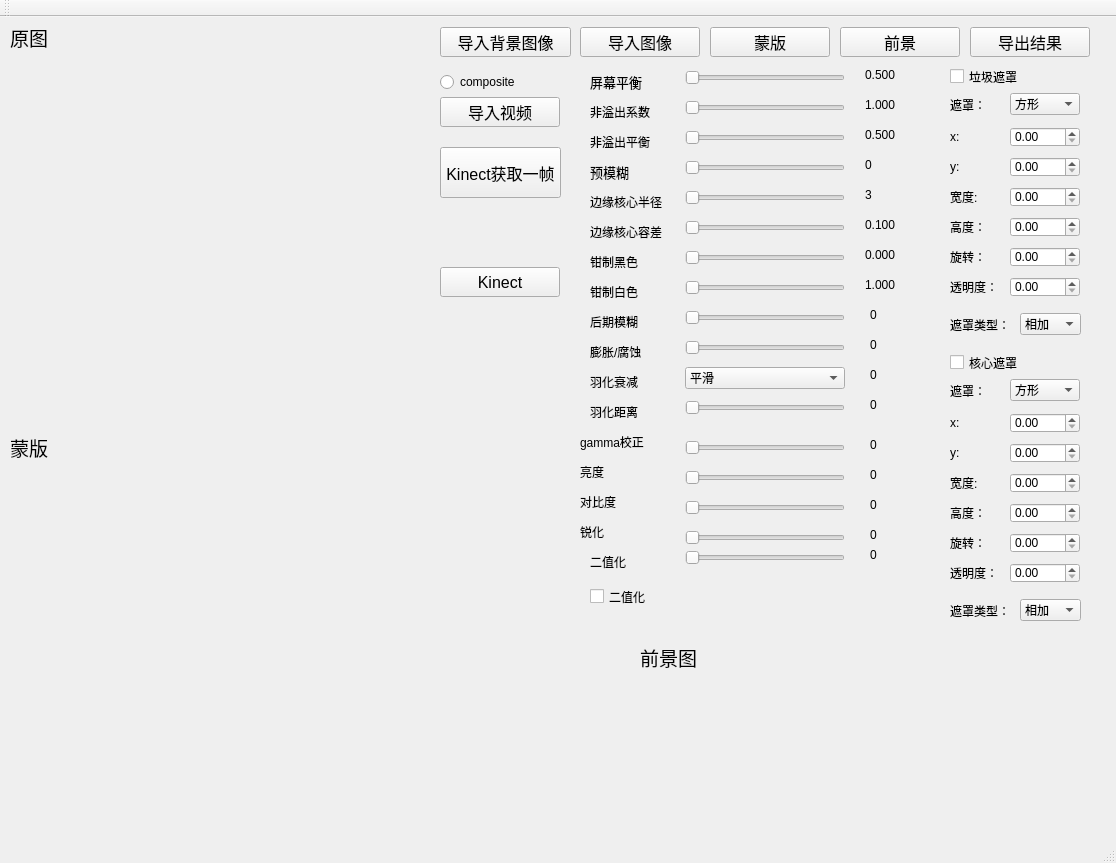
 <widget class="QMainWindow" name="hlsl1Class">
  <property name="geometry">
   <rect>
    <x>0</x>
    <y>0</y>
    <width>1116</width>
    <height>863</height>
   </rect>
  </property>
  <property name="windowTitle">
   <string>hlsl1</string>
  </property>
  <widget class="QWidget" name="centralWidget">
   <widget class="QLabel" name="ResultDisplayLabel">
    <property name="geometry">
     <rect>
      <x>10</x>
      <y>500</y>
      <width>411</width>
      <height>291</height>
     </rect>
    </property>
    <property name="text">
     <string/>
    </property>
   </widget>
   <widget class="QLabel" name="label_3">
    <property name="geometry">
     <rect>
      <x>640</x>
      <y>630</y>
      <width>71</width>
      <height>21</height>
     </rect>
    </property>
    <property name="font">
     <font>
      <family>Arial</family>
      <pointsize>14</pointsize>
     </font>
    </property>
    <property name="text">
     <string>前景图</string>
    </property>
   </widget>
   <widget class="QPushButton" name="ImportButton">
    <property name="geometry">
     <rect>
      <x>970</x>
      <y>10</y>
      <width>120</width>
      <height>30</height>
     </rect>
    </property>
    <property name="font">
     <font>
      <family>Arial</family>
      <pointsize>12</pointsize>
     </font>
    </property>
    <property name="text">
     <string>导出结果</string>
    </property>
   </widget>
   <widget class="QLabel" name="label_2">
    <property name="geometry">
     <rect>
      <x>10</x>
      <y>420</y>
      <width>71</width>
      <height>21</height>
     </rect>
    </property>
    <property name="font">
     <font>
      <family>Arial</family>
      <pointsize>14</pointsize>
     </font>
    </property>
    <property name="text">
     <string>蒙版</string>
    </property>
   </widget>
   <widget class="QPushButton" name="KeyingMatteButton">
    <property name="geometry">
     <rect>
      <x>710</x>
      <y>10</y>
      <width>120</width>
      <height>30</height>
     </rect>
    </property>
    <property name="font">
     <font>
      <family>Arial</family>
      <pointsize>12</pointsize>
     </font>
    </property>
    <property name="text">
     <string>蒙版</string>
    </property>
   </widget>
   <widget class="QSlider" name="ScreenBalanceSlider">
    <property name="geometry">
     <rect>
      <x>685</x>
      <y>50</y>
      <width>160</width>
      <height>22</height>
     </rect>
    </property>
    <property name="orientation">
     <enum>Qt::Horizontal</enum>
    </property>
   </widget>
   <widget class="QLabel" name="label">
    <property name="geometry">
     <rect>
      <x>10</x>
      <y>10</y>
      <width>71</width>
      <height>21</height>
     </rect>
    </property>
    <property name="font">
     <font>
      <family>Arial</family>
      <pointsize>14</pointsize>
     </font>
    </property>
    <property name="text">
     <string>原图</string>
    </property>
   </widget>
   <widget class="QLabel" name="ScreenBalanceLabel">
    <property name="geometry">
     <rect>
      <x>590</x>
      <y>50</y>
      <width>110</width>
      <height>30</height>
     </rect>
    </property>
    <property name="font">
     <font>
      <family>Arial</family>
      <pointsize>10</pointsize>
     </font>
    </property>
    <property name="text">
     <string>屏幕平衡</string>
    </property>
   </widget>
   <widget class="QLabel" name="ScreenBalanceValueLabel">
    <property name="geometry">
     <rect>
      <x>865</x>
      <y>50</y>
      <width>72</width>
      <height>15</height>
     </rect>
    </property>
    <property name="text">
     <string>0.500</string>
    </property>
   </widget>
   <widget class="QLabel" name="ImageDisplayLabel">
    <property name="geometry">
     <rect>
      <x>10</x>
      <y>50</y>
      <width>411</width>
      <height>291</height>
     </rect>
    </property>
    <property name="text">
     <string/>
    </property>
   </widget>
   <widget class="QPushButton" name="SelectImageButton">
    <property name="geometry">
     <rect>
      <x>580</x>
      <y>10</y>
      <width>120</width>
      <height>30</height>
     </rect>
    </property>
    <property name="font">
     <font>
      <family>Arial</family>
      <pointsize>12</pointsize>
     </font>
    </property>
    <property name="text">
     <string>导入图像</string>
    </property>
   </widget>
   <widget class="QPushButton" name="KeyingImageButton">
    <property name="geometry">
     <rect>
      <x>840</x>
      <y>10</y>
      <width>120</width>
      <height>30</height>
     </rect>
    </property>
    <property name="font">
     <font>
      <family>Arial</family>
      <pointsize>12</pointsize>
     </font>
    </property>
    <property name="text">
     <string>前景</string>
    </property>
   </widget>
   <widget class="QLabel" name="ResultDisplayLabel_2">
    <property name="geometry">
     <rect>
      <x>580</x>
      <y>500</y>
      <width>411</width>
      <height>291</height>
     </rect>
    </property>
    <property name="text">
     <string/>
    </property>
   </widget>
   <widget class="QLabel" name="despillFactorLabel">
    <property name="geometry">
     <rect>
      <x>590</x>
      <y>80</y>
      <width>110</width>
      <height>30</height>
     </rect>
    </property>
    <property name="font">
     <font>
      <family>Arial</family>
      <pointsize>9</pointsize>
     </font>
    </property>
    <property name="text">
     <string>非溢出系数</string>
    </property>
   </widget>
   <widget class="QLabel" name="despillBalanceLabel">
    <property name="geometry">
     <rect>
      <x>590</x>
      <y>110</y>
      <width>110</width>
      <height>30</height>
     </rect>
    </property>
    <property name="font">
     <font>
      <family>Arial</family>
      <pointsize>9</pointsize>
     </font>
    </property>
    <property name="text">
     <string>非溢出平衡</string>
    </property>
   </widget>
   <widget class="QLabel" name="despillFactorValueLabel">
    <property name="geometry">
     <rect>
      <x>865</x>
      <y>80</y>
      <width>72</width>
      <height>15</height>
     </rect>
    </property>
    <property name="text">
     <string>1.000</string>
    </property>
   </widget>
   <widget class="QLabel" name="despillBalanceValueLabel">
    <property name="geometry">
     <rect>
      <x>865</x>
      <y>110</y>
      <width>72</width>
      <height>15</height>
     </rect>
    </property>
    <property name="text">
     <string>0.500</string>
    </property>
   </widget>
   <widget class="QSlider" name="despillFactorSlider">
    <property name="geometry">
     <rect>
      <x>685</x>
      <y>80</y>
      <width>160</width>
      <height>22</height>
     </rect>
    </property>
    <property name="orientation">
     <enum>Qt::Horizontal</enum>
    </property>
   </widget>
   <widget class="QSlider" name="despillBalanceSlider">
    <property name="geometry">
     <rect>
      <x>685</x>
      <y>110</y>
      <width>160</width>
      <height>22</height>
     </rect>
    </property>
    <property name="orientation">
     <enum>Qt::Horizontal</enum>
    </property>
   </widget>
   <widget class="QLabel" name="edgeKernelRadiusLabel">
    <property name="geometry">
     <rect>
      <x>590</x>
      <y>170</y>
      <width>110</width>
      <height>30</height>
     </rect>
    </property>
    <property name="font">
     <font>
      <family>Arial</family>
      <pointsize>9</pointsize>
     </font>
    </property>
    <property name="text">
     <string>边缘核心半径</string>
    </property>
   </widget>
   <widget class="QSlider" name="edgeKernelToleranceSlider">
    <property name="geometry">
     <rect>
      <x>685</x>
      <y>200</y>
      <width>160</width>
      <height>22</height>
     </rect>
    </property>
    <property name="orientation">
     <enum>Qt::Horizontal</enum>
    </property>
   </widget>
   <widget class="QLabel" name="PreBlurValueLabel">
    <property name="geometry">
     <rect>
      <x>865</x>
      <y>140</y>
      <width>72</width>
      <height>15</height>
     </rect>
    </property>
    <property name="text">
     <string>0</string>
    </property>
   </widget>
   <widget class="QLabel" name="clipBlackLabel">
    <property name="geometry">
     <rect>
      <x>590</x>
      <y>230</y>
      <width>110</width>
      <height>30</height>
     </rect>
    </property>
    <property name="font">
     <font>
      <family>Arial</family>
      <pointsize>9</pointsize>
     </font>
    </property>
    <property name="text">
     <string>钳制黑色</string>
    </property>
   </widget>
   <widget class="QSlider" name="clipBlackSlider">
    <property name="geometry">
     <rect>
      <x>685</x>
      <y>230</y>
      <width>160</width>
      <height>22</height>
     </rect>
    </property>
    <property name="orientation">
     <enum>Qt::Horizontal</enum>
    </property>
   </widget>
   <widget class="QLabel" name="edgeKernelToleranceValueLabel">
    <property name="geometry">
     <rect>
      <x>865</x>
      <y>200</y>
      <width>72</width>
      <height>15</height>
     </rect>
    </property>
    <property name="text">
     <string>0.100</string>
    </property>
   </widget>
   <widget class="QSlider" name="PreBlurSlider">
    <property name="geometry">
     <rect>
      <x>685</x>
      <y>140</y>
      <width>160</width>
      <height>22</height>
     </rect>
    </property>
    <property name="orientation">
     <enum>Qt::Horizontal</enum>
    </property>
   </widget>
   <widget class="QLabel" name="edgeKernelRadiusValueLabel">
    <property name="geometry">
     <rect>
      <x>865</x>
      <y>170</y>
      <width>72</width>
      <height>15</height>
     </rect>
    </property>
    <property name="text">
     <string>3</string>
    </property>
   </widget>
   <widget class="QLabel" name="PreBlurLabel">
    <property name="geometry">
     <rect>
      <x>590</x>
      <y>140</y>
      <width>110</width>
      <height>30</height>
     </rect>
    </property>
    <property name="font">
     <font>
      <family>Arial</family>
      <pointsize>10</pointsize>
     </font>
    </property>
    <property name="text">
     <string>预模糊</string>
    </property>
   </widget>
   <widget class="QSlider" name="clipWhiteSlider">
    <property name="geometry">
     <rect>
      <x>685</x>
      <y>260</y>
      <width>160</width>
      <height>22</height>
     </rect>
    </property>
    <property name="orientation">
     <enum>Qt::Horizontal</enum>
    </property>
   </widget>
   <widget class="QLabel" name="clipBlackValueLabel">
    <property name="geometry">
     <rect>
      <x>865</x>
      <y>230</y>
      <width>72</width>
      <height>15</height>
     </rect>
    </property>
    <property name="text">
     <string>0.000</string>
    </property>
   </widget>
   <widget class="QSlider" name="edgeKernelRadiusSlider">
    <property name="geometry">
     <rect>
      <x>685</x>
      <y>170</y>
      <width>160</width>
      <height>22</height>
     </rect>
    </property>
    <property name="orientation">
     <enum>Qt::Horizontal</enum>
    </property>
   </widget>
   <widget class="QLabel" name="clipWhiteValueLabel">
    <property name="geometry">
     <rect>
      <x>865</x>
      <y>260</y>
      <width>72</width>
      <height>15</height>
     </rect>
    </property>
    <property name="text">
     <string>1.000</string>
    </property>
   </widget>
   <widget class="QLabel" name="edgeKernelToleranceLabel">
    <property name="geometry">
     <rect>
      <x>590</x>
      <y>200</y>
      <width>110</width>
      <height>30</height>
     </rect>
    </property>
    <property name="font">
     <font>
      <family>Arial</family>
      <pointsize>9</pointsize>
     </font>
    </property>
    <property name="text">
     <string>边缘核心容差</string>
    </property>
   </widget>
   <widget class="QLabel" name="clipWhiteLabel">
    <property name="geometry">
     <rect>
      <x>590</x>
      <y>260</y>
      <width>110</width>
      <height>30</height>
     </rect>
    </property>
    <property name="font">
     <font>
      <family>Arial</family>
      <pointsize>9</pointsize>
     </font>
    </property>
    <property name="text">
     <string>钳制白色</string>
    </property>
   </widget>
   <widget class="QLabel" name="PostBlurValueLabel">
    <property name="geometry">
     <rect>
      <x>870</x>
      <y>290</y>
      <width>72</width>
      <height>15</height>
     </rect>
    </property>
    <property name="text">
     <string>0</string>
    </property>
   </widget>
   <widget class="QSlider" name="PostBlurSlider">
    <property name="geometry">
     <rect>
      <x>685</x>
      <y>290</y>
      <width>160</width>
      <height>22</height>
     </rect>
    </property>
    <property name="orientation">
     <enum>Qt::Horizontal</enum>
    </property>
   </widget>
   <widget class="QLabel" name="PostBlurLabel">
    <property name="geometry">
     <rect>
      <x>590</x>
      <y>290</y>
      <width>110</width>
      <height>30</height>
     </rect>
    </property>
    <property name="font">
     <font>
      <family>Arial</family>
      <pointsize>9</pointsize>
     </font>
    </property>
    <property name="text">
     <string>后期模糊</string>
    </property>
   </widget>
   <widget class="QLabel" name="featherFalloffValueLabel">
    <property name="geometry">
     <rect>
      <x>870</x>
      <y>350</y>
      <width>72</width>
      <height>15</height>
     </rect>
    </property>
    <property name="text">
     <string>0</string>
    </property>
   </widget>
   <widget class="QSlider" name="DilateErodeSlider">
    <property name="geometry">
     <rect>
      <x>685</x>
      <y>320</y>
      <width>160</width>
      <height>22</height>
     </rect>
    </property>
    <property name="orientation">
     <enum>Qt::Horizontal</enum>
    </property>
   </widget>
   <widget class="QLabel" name="featherDistanceValueLabel">
    <property name="geometry">
     <rect>
      <x>870</x>
      <y>380</y>
      <width>72</width>
      <height>15</height>
     </rect>
    </property>
    <property name="text">
     <string>0</string>
    </property>
   </widget>
   <widget class="QLabel" name="featherDistanceLabel">
    <property name="geometry">
     <rect>
      <x>590</x>
      <y>380</y>
      <width>110</width>
      <height>30</height>
     </rect>
    </property>
    <property name="font">
     <font>
      <family>Arial</family>
      <pointsize>9</pointsize>
     </font>
    </property>
    <property name="text">
     <string>羽化距离</string>
    </property>
   </widget>
   <widget class="QSlider" name="featherDistanceSlider">
    <property name="geometry">
     <rect>
      <x>685</x>
      <y>380</y>
      <width>160</width>
      <height>22</height>
     </rect>
    </property>
    <property name="orientation">
     <enum>Qt::Horizontal</enum>
    </property>
   </widget>
   <widget class="QLabel" name="DilateErodeLabel">
    <property name="geometry">
     <rect>
      <x>590</x>
      <y>320</y>
      <width>110</width>
      <height>30</height>
     </rect>
    </property>
    <property name="font">
     <font>
      <family>Arial</family>
      <pointsize>9</pointsize>
     </font>
    </property>
    <property name="text">
     <string>膨胀/腐蚀</string>
    </property>
   </widget>
   <widget class="QLabel" name="featherFalloffLabel">
    <property name="geometry">
     <rect>
      <x>590</x>
      <y>350</y>
      <width>110</width>
      <height>30</height>
     </rect>
    </property>
    <property name="font">
     <font>
      <family>Arial</family>
     </font>
    </property>
    <property name="text">
     <string>羽化衰减</string>
    </property>
   </widget>
   <widget class="QLabel" name="DilateErodeValueLabel">
    <property name="geometry">
     <rect>
      <x>870</x>
      <y>320</y>
      <width>72</width>
      <height>15</height>
     </rect>
    </property>
    <property name="text">
     <string>0</string>
    </property>
   </widget>
   <widget class="QComboBox" name="featherFalloffComboBox">
    <property name="geometry">
     <rect>
      <x>685</x>
      <y>350</y>
      <width>160</width>
      <height>22</height>
     </rect>
    </property>
    <item>
     <property name="text">
      <string>平滑</string>
     </property>
    </item>
    <item>
     <property name="text">
      <string>球状</string>
     </property>
    </item>
    <item>
     <property name="text">
      <string>根凸</string>
     </property>
    </item>
    <item>
     <property name="text">
      <string>平方反比</string>
     </property>
    </item>
    <item>
     <property name="text">
      <string>锐利</string>
     </property>
    </item>
    <item>
     <property name="text">
      <string>线性</string>
     </property>
    </item>
   </widget>
   <widget class="QComboBox" name="MaskComboBox">
    <property name="geometry">
     <rect>
      <x>1010</x>
      <y>76</y>
      <width>70</width>
      <height>22</height>
     </rect>
    </property>
    <item>
     <property name="text">
      <string>方形</string>
     </property>
    </item>
    <item>
     <property name="text">
      <string>椭圆</string>
     </property>
    </item>
   </widget>
   <widget class="QLabel" name="XLabel_2">
    <property name="geometry">
     <rect>
      <x>950</x>
      <y>396</y>
      <width>72</width>
      <height>20</height>
     </rect>
    </property>
    <property name="text">
     <string>x:</string>
    </property>
   </widget>
   <widget class="QLabel" name="TransparentLabel_2">
    <property name="geometry">
     <rect>
      <x>950</x>
      <y>546</y>
      <width>72</width>
      <height>20</height>
     </rect>
    </property>
    <property name="text">
     <string>透明度：</string>
    </property>
   </widget>
   <widget class="QComboBox" name="MaskTypeComboBox">
    <property name="geometry">
     <rect>
      <x>1020</x>
      <y>296</y>
      <width>61</width>
      <height>22</height>
     </rect>
    </property>
    <item>
     <property name="text">
      <string>相加</string>
     </property>
    </item>
    <item>
     <property name="text">
      <string>相减</string>
     </property>
    </item>
    <item>
     <property name="text">
      <string>正片叠底（相乘）</string>
     </property>
    </item>
    <item>
     <property name="text">
      <string>非</string>
     </property>
    </item>
   </widget>
   <widget class="QDoubleSpinBox" name="HeightDoubleSpinBox">
    <property name="geometry">
     <rect>
      <x>1010</x>
      <y>200</y>
      <width>70</width>
      <height>20</height>
     </rect>
    </property>
   </widget>
   <widget class="QDoubleSpinBox" name="XDoubleSpinBox_2">
    <property name="geometry">
     <rect>
      <x>1010</x>
      <y>396</y>
      <width>70</width>
      <height>20</height>
     </rect>
    </property>
   </widget>
   <widget class="QComboBox" name="MaskComboBox_2">
    <property name="geometry">
     <rect>
      <x>1010</x>
      <y>362</y>
      <width>70</width>
      <height>22</height>
     </rect>
    </property>
    <item>
     <property name="text">
      <string>方形</string>
     </property>
    </item>
    <item>
     <property name="text">
      <string>椭圆</string>
     </property>
    </item>
   </widget>
   <widget class="QDoubleSpinBox" name="RotationDoubleSpinBox">
    <property name="geometry">
     <rect>
      <x>1010</x>
      <y>230</y>
      <width>70</width>
      <height>20</height>
     </rect>
    </property>
   </widget>
   <widget class="QCheckBox" name="CoreMatteCheckBox">
    <property name="geometry">
     <rect>
      <x>950</x>
      <y>336</y>
      <width>91</width>
      <height>19</height>
     </rect>
    </property>
    <property name="text">
     <string>核心遮罩</string>
    </property>
   </widget>
   <widget class="QLabel" name="XLabel">
    <property name="geometry">
     <rect>
      <x>950</x>
      <y>110</y>
      <width>72</width>
      <height>20</height>
     </rect>
    </property>
    <property name="text">
     <string>x:</string>
    </property>
   </widget>
   <widget class="QLabel" name="RotationLabel_2">
    <property name="geometry">
     <rect>
      <x>950</x>
      <y>516</y>
      <width>72</width>
      <height>20</height>
     </rect>
    </property>
    <property name="text">
     <string>旋转：</string>
    </property>
   </widget>
   <widget class="QLabel" name="WidthLabel">
    <property name="geometry">
     <rect>
      <x>950</x>
      <y>170</y>
      <width>72</width>
      <height>20</height>
     </rect>
    </property>
    <property name="text">
     <string>宽度:</string>
    </property>
   </widget>
   <widget class="QDoubleSpinBox" name="TransparentDoubleSpinBox_2">
    <property name="geometry">
     <rect>
      <x>1010</x>
      <y>546</y>
      <width>70</width>
      <height>20</height>
     </rect>
    </property>
   </widget>
   <widget class="QDoubleSpinBox" name="WidthDoubleSpinBox_2">
    <property name="geometry">
     <rect>
      <x>1010</x>
      <y>456</y>
      <width>70</width>
      <height>20</height>
     </rect>
    </property>
   </widget>
   <widget class="QDoubleSpinBox" name="HeightDoubleSpinBox_2">
    <property name="geometry">
     <rect>
      <x>1010</x>
      <y>486</y>
      <width>70</width>
      <height>20</height>
     </rect>
    </property>
   </widget>
   <widget class="QComboBox" name="MaskTypeComboBox_2">
    <property name="geometry">
     <rect>
      <x>1020</x>
      <y>582</y>
      <width>61</width>
      <height>22</height>
     </rect>
    </property>
    <item>
     <property name="text">
      <string>相加</string>
     </property>
    </item>
    <item>
     <property name="text">
      <string>相减</string>
     </property>
    </item>
    <item>
     <property name="text">
      <string>正片叠底（相乘）</string>
     </property>
    </item>
    <item>
     <property name="text">
      <string>非</string>
     </property>
    </item>
   </widget>
   <widget class="QLabel" name="MaskLabel_2">
    <property name="geometry">
     <rect>
      <x>950</x>
      <y>366</y>
      <width>72</width>
      <height>15</height>
     </rect>
    </property>
    <property name="text">
     <string>遮罩：</string>
    </property>
   </widget>
   <widget class="QLabel" name="WidthLabel_2">
    <property name="geometry">
     <rect>
      <x>950</x>
      <y>456</y>
      <width>72</width>
      <height>20</height>
     </rect>
    </property>
    <property name="text">
     <string>宽度:</string>
    </property>
   </widget>
   <widget class="QLabel" name="MaskTypeLabel">
    <property name="geometry">
     <rect>
      <x>950</x>
      <y>300</y>
      <width>72</width>
      <height>15</height>
     </rect>
    </property>
    <property name="text">
     <string>遮罩类型：</string>
    </property>
   </widget>
   <widget class="QDoubleSpinBox" name="TransparentDoubleSpinBox">
    <property name="geometry">
     <rect>
      <x>1010</x>
      <y>260</y>
      <width>70</width>
      <height>20</height>
     </rect>
    </property>
   </widget>
   <widget class="QDoubleSpinBox" name="YDoubleSpinBox">
    <property name="geometry">
     <rect>
      <x>1010</x>
      <y>140</y>
      <width>70</width>
      <height>20</height>
     </rect>
    </property>
   </widget>
   <widget class="QLabel" name="TransparentLabel">
    <property name="geometry">
     <rect>
      <x>950</x>
      <y>260</y>
      <width>72</width>
      <height>20</height>
     </rect>
    </property>
    <property name="text">
     <string>透明度：</string>
    </property>
   </widget>
   <widget class="QLabel" name="HeightLabel_2">
    <property name="geometry">
     <rect>
      <x>950</x>
      <y>486</y>
      <width>72</width>
      <height>20</height>
     </rect>
    </property>
    <property name="text">
     <string>高度：</string>
    </property>
   </widget>
   <widget class="QLabel" name="HeightLabel">
    <property name="geometry">
     <rect>
      <x>950</x>
      <y>200</y>
      <width>72</width>
      <height>20</height>
     </rect>
    </property>
    <property name="text">
     <string>高度：</string>
    </property>
   </widget>
   <widget class="QLabel" name="MaskLabel">
    <property name="geometry">
     <rect>
      <x>950</x>
      <y>80</y>
      <width>72</width>
      <height>15</height>
     </rect>
    </property>
    <property name="text">
     <string>遮罩：</string>
    </property>
   </widget>
   <widget class="QDoubleSpinBox" name="XDoubleSpinBox">
    <property name="geometry">
     <rect>
      <x>1010</x>
      <y>110</y>
      <width>70</width>
      <height>20</height>
     </rect>
    </property>
   </widget>
   <widget class="QLabel" name="YLabel">
    <property name="geometry">
     <rect>
      <x>950</x>
      <y>140</y>
      <width>72</width>
      <height>20</height>
     </rect>
    </property>
    <property name="text">
     <string>y:</string>
    </property>
   </widget>
   <widget class="QLabel" name="MaskTypeLabel_2">
    <property name="geometry">
     <rect>
      <x>950</x>
      <y>586</y>
      <width>72</width>
      <height>15</height>
     </rect>
    </property>
    <property name="text">
     <string>遮罩类型：</string>
    </property>
   </widget>
   <widget class="QLabel" name="YLabel_2">
    <property name="geometry">
     <rect>
      <x>950</x>
      <y>426</y>
      <width>72</width>
      <height>20</height>
     </rect>
    </property>
    <property name="text">
     <string>y:</string>
    </property>
   </widget>
   <widget class="QDoubleSpinBox" name="RotationDoubleSpinBox_2">
    <property name="geometry">
     <rect>
      <x>1010</x>
      <y>516</y>
      <width>70</width>
      <height>20</height>
     </rect>
    </property>
   </widget>
   <widget class="QDoubleSpinBox" name="YDoubleSpinBox_2">
    <property name="geometry">
     <rect>
      <x>1010</x>
      <y>426</y>
      <width>70</width>
      <height>20</height>
     </rect>
    </property>
   </widget>
   <widget class="QLabel" name="RotationLabel">
    <property name="geometry">
     <rect>
      <x>950</x>
      <y>230</y>
      <width>72</width>
      <height>20</height>
     </rect>
    </property>
    <property name="text">
     <string>旋转：</string>
    </property>
   </widget>
   <widget class="QCheckBox" name="GarbageMatteCheckBox">
    <property name="geometry">
     <rect>
      <x>950</x>
      <y>50</y>
      <width>91</width>
      <height>19</height>
     </rect>
    </property>
    <property name="text">
     <string>垃圾遮罩</string>
    </property>
   </widget>
   <widget class="QDoubleSpinBox" name="WidthDoubleSpinBox">
    <property name="geometry">
     <rect>
      <x>1010</x>
      <y>170</y>
      <width>70</width>
      <height>20</height>
     </rect>
    </property>
   </widget>
   <widget class="QRadioButton" name="CompositeRadioButton">
    <property name="geometry">
     <rect>
      <x>440</x>
      <y>50</y>
      <width>120</width>
      <height>30</height>
     </rect>
    </property>
    <property name="text">
     <string>composite</string>
    </property>
   </widget>
   <widget class="QPushButton" name="SelectBackgroundButton">
    <property name="geometry">
     <rect>
      <x>440</x>
      <y>10</y>
      <width>131</width>
      <height>30</height>
     </rect>
    </property>
    <property name="font">
     <font>
      <family>Arial</family>
      <pointsize>12</pointsize>
     </font>
    </property>
    <property name="text">
     <string>导入背景图像</string>
    </property>
   </widget>
   <widget class="QPushButton" name="SelectVideoButton">
    <property name="geometry">
     <rect>
      <x>440</x>
      <y>80</y>
      <width>120</width>
      <height>30</height>
     </rect>
    </property>
    <property name="font">
     <font>
      <family>Arial</family>
      <pointsize>12</pointsize>
     </font>
    </property>
    <property name="text">
     <string>导入视频</string>
    </property>
   </widget>
   <widget class="QPushButton" name="SelectKinectButton">
    <property name="geometry">
     <rect>
      <x>440</x>
      <y>250</y>
      <width>120</width>
      <height>30</height>
     </rect>
    </property>
    <property name="font">
     <font>
      <family>Arial</family>
      <pointsize>12</pointsize>
     </font>
    </property>
    <property name="text">
     <string>Kinect</string>
    </property>
   </widget>
   <widget class="QPushButton" name="getOneFrameButton">
    <property name="geometry">
     <rect>
      <x>440</x>
      <y>130</y>
      <width>121</width>
      <height>51</height>
     </rect>
    </property>
    <property name="font">
     <font>
      <family>Arial</family>
      <pointsize>12</pointsize>
     </font>
    </property>
    <property name="text">
     <string>Kinect获取一帧</string>
    </property>
    <property name="checkable">
     <bool>false</bool>
    </property>
    <property name="autoRepeat">
     <bool>false</bool>
    </property>
    <property name="autoExclusive">
     <bool>false</bool>
    </property>
   </widget>
   <widget class="QLabel" name="gammaLabel">
    <property name="geometry">
     <rect>
      <x>580</x>
      <y>410</y>
      <width>110</width>
      <height>30</height>
     </rect>
    </property>
    <property name="font">
     <font>
      <family>Arial</family>
      <pointsize>9</pointsize>
     </font>
    </property>
    <property name="text">
     <string>gamma校正</string>
    </property>
   </widget>
   <widget class="QLabel" name="contrastLabel">
    <property name="geometry">
     <rect>
      <x>580</x>
      <y>470</y>
      <width>110</width>
      <height>30</height>
     </rect>
    </property>
    <property name="font">
     <font>
      <family>Arial</family>
      <pointsize>9</pointsize>
     </font>
    </property>
    <property name="text">
     <string>对比度</string>
    </property>
   </widget>
   <widget class="QLabel" name="sharpLabel">
    <property name="geometry">
     <rect>
      <x>580</x>
      <y>500</y>
      <width>110</width>
      <height>30</height>
     </rect>
    </property>
    <property name="font">
     <font>
      <family>Arial</family>
      <pointsize>9</pointsize>
     </font>
    </property>
    <property name="text">
     <string>锐化</string>
    </property>
   </widget>
   <widget class="QLabel" name="brightnessLabel">
    <property name="geometry">
     <rect>
      <x>580</x>
      <y>440</y>
      <width>110</width>
      <height>30</height>
     </rect>
    </property>
    <property name="font">
     <font>
      <family>Arial</family>
      <pointsize>9</pointsize>
     </font>
    </property>
    <property name="text">
     <string>亮度</string>
    </property>
   </widget>
   <widget class="QLabel" name="contrastValueLabel">
    <property name="geometry">
     <rect>
      <x>870</x>
      <y>480</y>
      <width>72</width>
      <height>15</height>
     </rect>
    </property>
    <property name="text">
     <string>0</string>
    </property>
   </widget>
   <widget class="QSlider" name="sharpSlider">
    <property name="geometry">
     <rect>
      <x>685</x>
      <y>510</y>
      <width>160</width>
      <height>22</height>
     </rect>
    </property>
    <property name="orientation">
     <enum>Qt::Horizontal</enum>
    </property>
   </widget>
   <widget class="QSlider" name="contrastSlider">
    <property name="geometry">
     <rect>
      <x>685</x>
      <y>480</y>
      <width>160</width>
      <height>22</height>
     </rect>
    </property>
    <property name="orientation">
     <enum>Qt::Horizontal</enum>
    </property>
   </widget>
   <widget class="QSlider" name="gammaSlider">
    <property name="geometry">
     <rect>
      <x>685</x>
      <y>420</y>
      <width>160</width>
      <height>22</height>
     </rect>
    </property>
    <property name="orientation">
     <enum>Qt::Horizontal</enum>
    </property>
   </widget>
   <widget class="QLabel" name="sharpValueLabel">
    <property name="geometry">
     <rect>
      <x>870</x>
      <y>510</y>
      <width>72</width>
      <height>15</height>
     </rect>
    </property>
    <property name="text">
     <string>0</string>
    </property>
   </widget>
   <widget class="QSlider" name="brightnessSlider">
    <property name="geometry">
     <rect>
      <x>685</x>
      <y>450</y>
      <width>160</width>
      <height>22</height>
     </rect>
    </property>
    <property name="orientation">
     <enum>Qt::Horizontal</enum>
    </property>
   </widget>
   <widget class="QLabel" name="gammaValueLabel">
    <property name="geometry">
     <rect>
      <x>870</x>
      <y>420</y>
      <width>72</width>
      <height>15</height>
     </rect>
    </property>
    <property name="text">
     <string>0</string>
    </property>
   </widget>
   <widget class="QLabel" name="brightnessValueLabel">
    <property name="geometry">
     <rect>
      <x>870</x>
      <y>450</y>
      <width>72</width>
      <height>15</height>
     </rect>
    </property>
    <property name="text">
     <string>0</string>
    </property>
   </widget>
   <widget class="QLabel" name="binarizationLabel">
    <property name="geometry">
     <rect>
      <x>590</x>
      <y>530</y>
      <width>110</width>
      <height>30</height>
     </rect>
    </property>
    <property name="font">
     <font>
      <family>Arial</family>
      <pointsize>9</pointsize>
     </font>
    </property>
    <property name="text">
     <string>二值化</string>
    </property>
   </widget>
   <widget class="QCheckBox" name="binaryCheckBox">
    <property name="geometry">
     <rect>
      <x>590</x>
      <y>570</y>
      <width>91</width>
      <height>19</height>
     </rect>
    </property>
    <property name="text">
     <string>二值化</string>
    </property>
   </widget>
   <widget class="QLabel" name="binarizationValueLabel">
    <property name="geometry">
     <rect>
      <x>870</x>
      <y>530</y>
      <width>72</width>
      <height>15</height>
     </rect>
    </property>
    <property name="text">
     <string>0</string>
    </property>
   </widget>
   <widget class="QSlider" name="binarizationSlider">
    <property name="geometry">
     <rect>
      <x>685</x>
      <y>530</y>
      <width>160</width>
      <height>22</height>
     </rect>
    </property>
    <property name="orientation">
     <enum>Qt::Horizontal</enum>
    </property>
   </widget>
  </widget>
  <widget class="QMenuBar" name="menuBar">
   <property name="geometry">
    <rect>
     <x>0</x>
     <y>0</y>
     <width>1116</width>
     <height>18</height>
    </rect>
   </property>
  </widget>
  <widget class="QToolBar" name="mainToolBar">
   <attribute name="toolBarArea">
    <enum>TopToolBarArea</enum>
   </attribute>
   <attribute name="toolBarBreak">
    <bool>false</bool>
   </attribute>
  </widget>
  <widget class="QStatusBar" name="statusBar"/>
 </widget>
